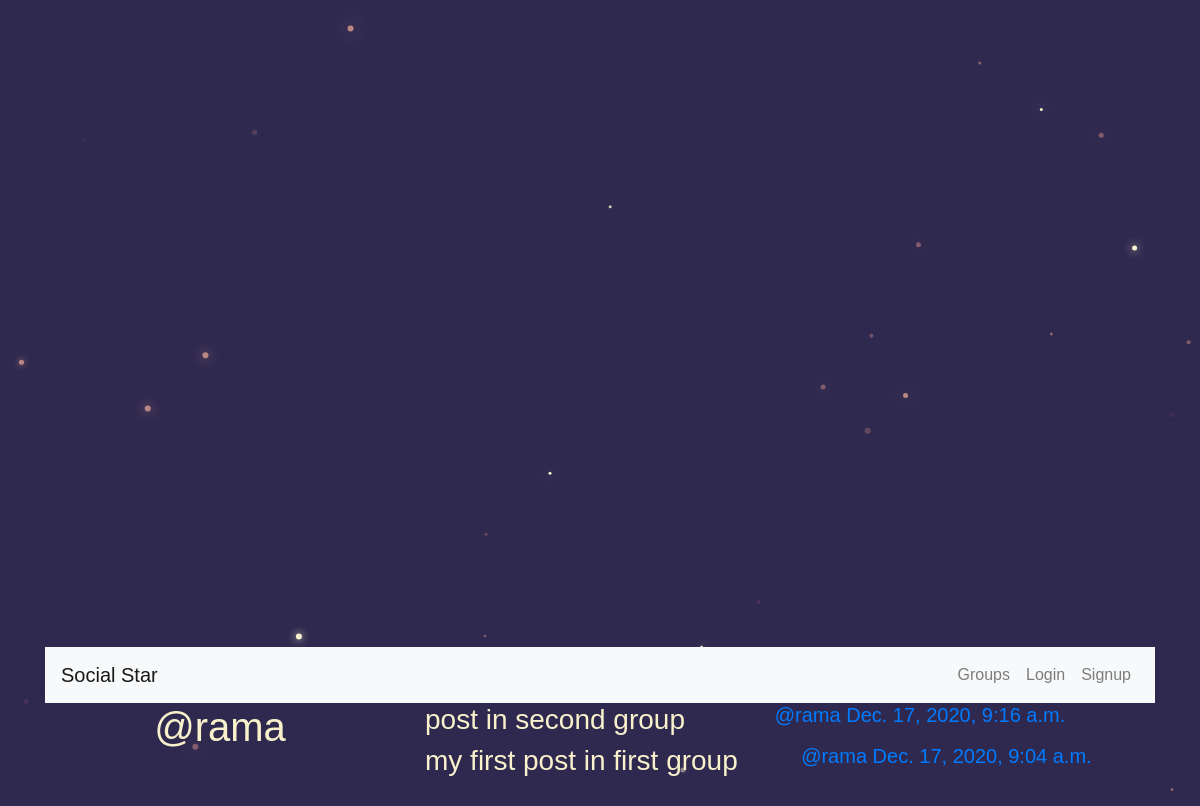
Page /posts/by/rama/ on the committed database.
### posts/models.py (models this page shows, shortened)
class Post(models.Model):
    user = models.ForeignKey(User,related_name='posts',on_delete=models.CASCADE)
    created_at = models.DateTimeField(auto_now=True)
    message = models.TextField()
    group = models.ForeignKey(Group,related_name="posts",null=True,blank=True,on_delete=models.CASCADE)
    class Meta:
        ordering = ['-created_at']
        unique_together = ['user','message']

### posts/views.py (the view)
# urls.py: re_path(r'^by/(?P<username>[-\w]+)/$',views.UserPosts.as_view(),name='for_user'),
class UserPosts(generic.ListView):
    model = models.Post
    template_name = 'posts/user_post_list.html'
    def get_queryset(self):
        try:
            self.post_user = User.objects.prefetch_related('posts').get(username__iexact=self.kwargs.get('username'))
        except User.DoesNotExist:
            raise Http404
        else:
            return self.post_user.posts.all()
    def get_context_data(self,**kwargs):
        context = super().get_context_data(**kwargs)
        context['post_user'] = self.post_user
        return context

### posts/templates/posts/user_post_list.html
{% extends 'posts/post_base.html' %}
{% block prepost %}
<div class="col-md-4">
  <h1>@{{post_user.username}}</h1>
</div>
{% endblock%}
{% block post_content %}
<div class="col-md-8">
  {% for post in post_list %}
    {% include 'posts/_post.html' %}
  {% endfor %}
</div>
{% endblock %}

### posts/templates/posts/_post.html (shortened to what this page needs)
  <div class="post media">
    <h3>{{post.message|safe}}</h3>
    <div class="media-body">
      <h5 class='media-heading'>
      <span class='username'>
        <a href="{% url 'posts:for_user' username=post.user.username %}">@{{post.user.username}}</a>
      </span>
      <time class='time'>
        <a href="{% url 'posts:single' username=post.user.username pk=post.pk %}">
          {{post.created_at}}
        </a>
      </time>
      </h5>
    </div>
  </div>

### static/socialproject/css/master.css (style rules this page uses)
body { margin: 0; overflow: hidden; background-color: black; color:white; }

### static/css/master.css (style rules this page uses)
html, body { height: 100%; width: 100%; overflow: hidden; background: #2f294f; margin: 0; }

### rows in the picture
Post: message "post in second group", user.username "rama", created_at "Dec. 17, 2020, 9:16 a.m."
Post: message "my first post in first group", user.username "rama", created_at "Dec. 17, 2020, 9:04 a.m."

### other values in the picture
{{ post_user.username }} "rama"
